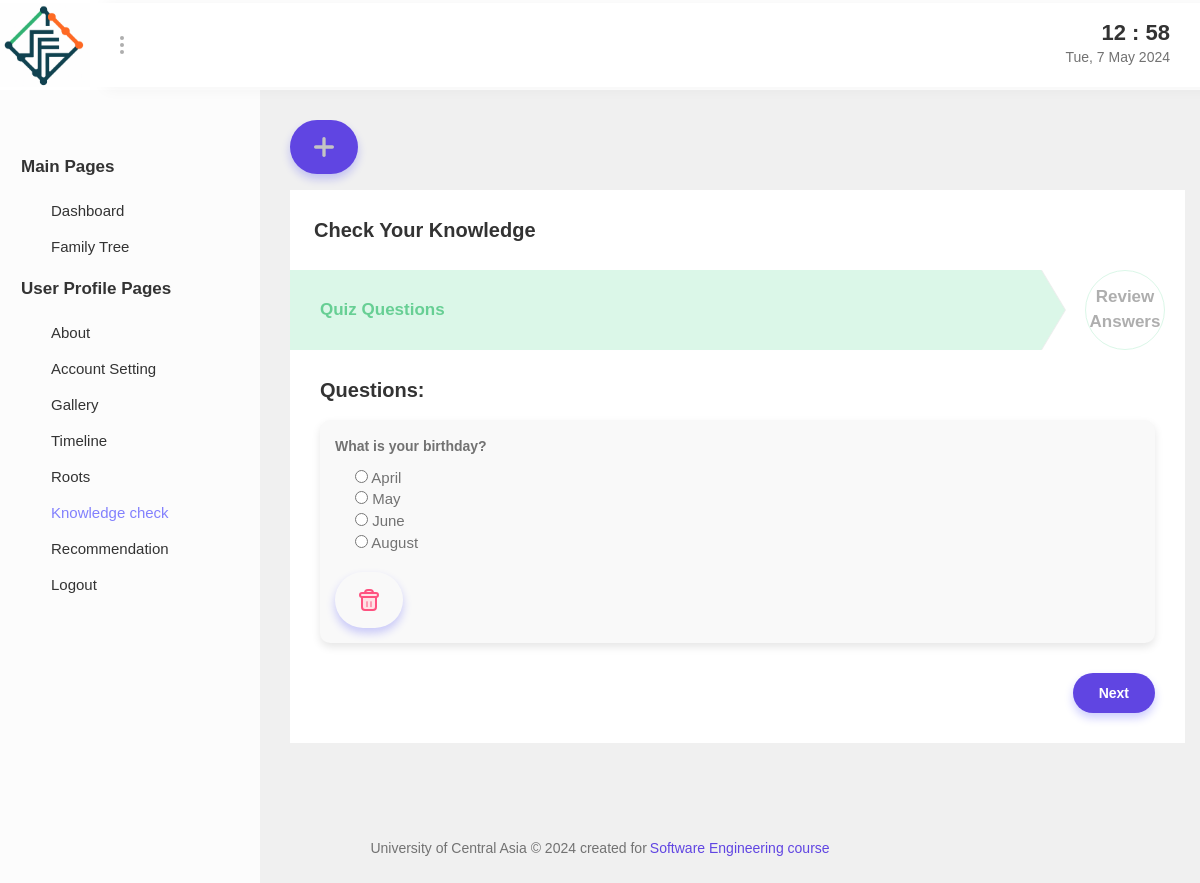
The app's page /quiz/ (signed in), older data.
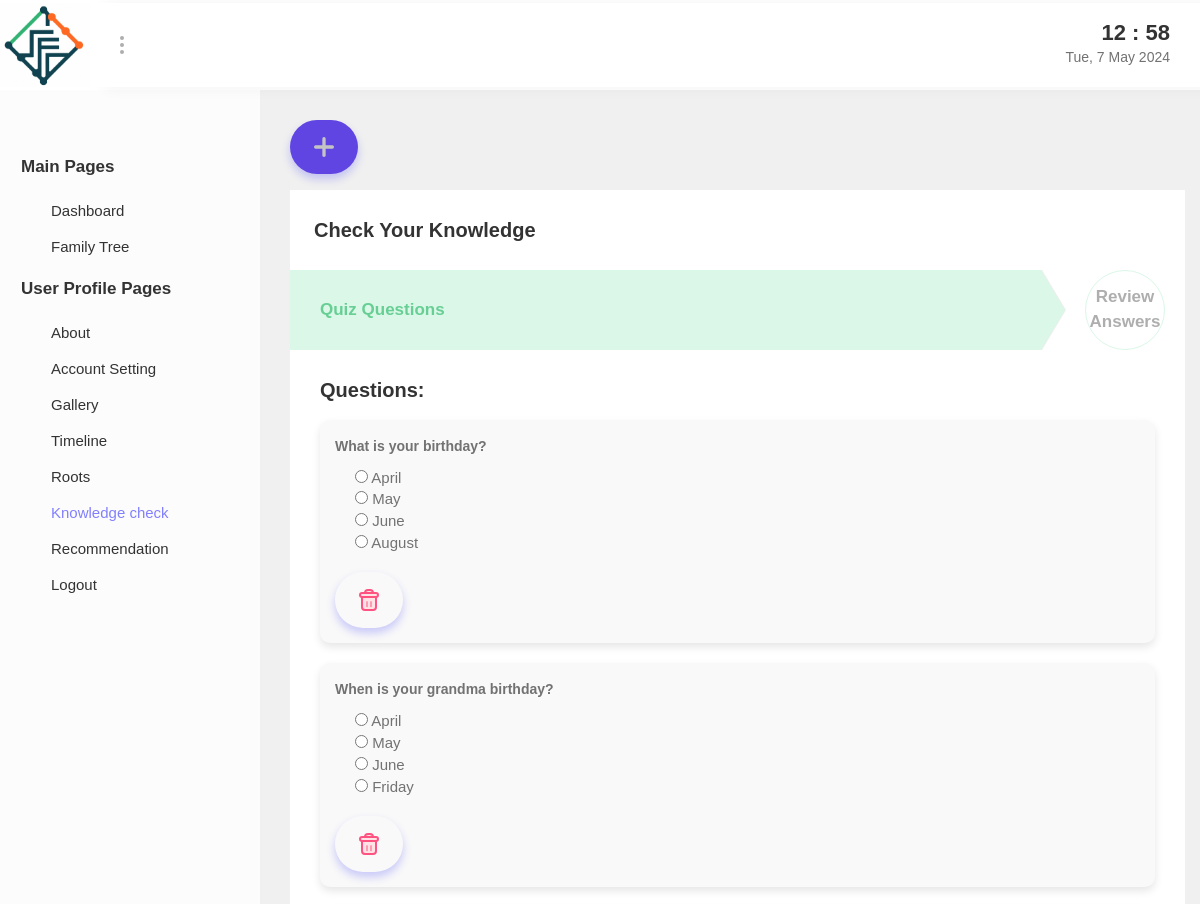
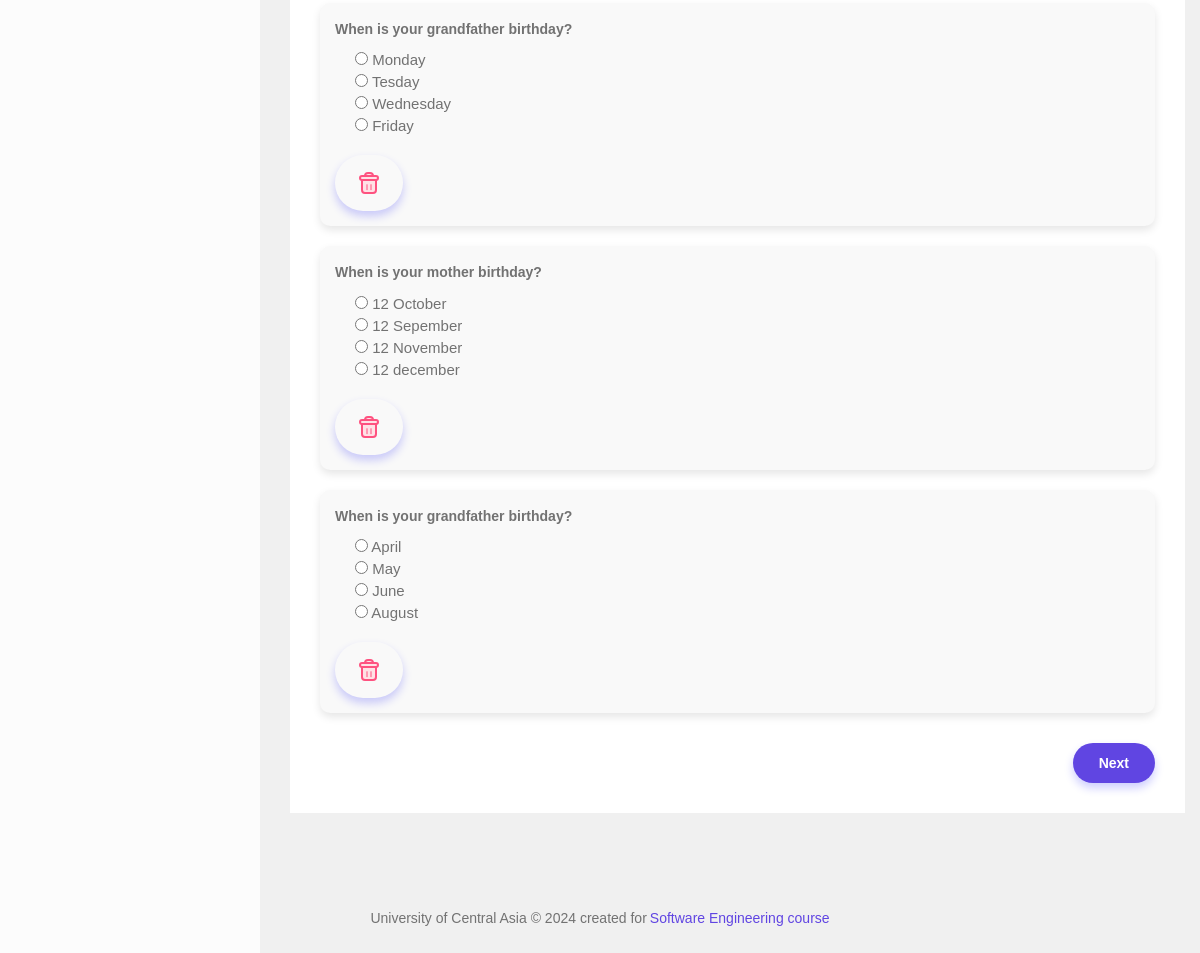
The same page, newer data (2 pictures, top to bottom).
### apps/core/models.py (models this page shows, shortened)
class Question(models.Model):
    user = models.ForeignKey(CustomUser, on_delete=models.CASCADE, related_name='questions', null=True, blank=True)
    question_text = models.TextField()
    option_one = models.CharField(max_length=200)
    option_two = models.CharField(max_length=200)
    option_three = models.CharField(max_length=200)
    option_four = models.CharField(max_length=200)
    correct_answer = models.CharField(max_length=200)

### apps/core/views.py (the view, shortened to what this page needs)
# urls.py: path('quiz/', views.quiz, name='quiz'),
@login_required
def quiz(request):
    try:
        questions = Question.objects.filter(user=request.user)
        return render(request, 'core/quiz/quiz.html', {'questions': questions})
    except Exception as e:
        logger.exception("An error occurred in quiz view: %s", str(e))
        return render(request, 'core/miscellaneous/404.html')

### templates/core/quiz/quiz.html (shortened to what the changed rows need)
<!DOCTYPE html>
{% load static %}
<html lang="zxx">
<head>
   <link rel="stylesheet" href="{% static 'bootstrap/css/bootstrap.min.css' %}">
   <link rel="stylesheet" href="{% static 'fonts/icofont/icofont.min.css' %}">
   <link rel="stylesheet" href="{% static 'plugins/perfect-scrollbar/perfect-scrollbar.min.css' %}">
   <link href="{% static 'plugins/jquery-smartwizard/smart_wizard_all.min.css' %}" rel="stylesheet" type="text/css" />
   <link rel="stylesheet" href="{% static 'css/style.css' %}">
</head>
<body>
    <div class="wrapper">
        <div class="main-wrapper">
            <div class="main-content">
                <div class="container-fluid">
                    <div class="row">
                        <div class="col-12">
                            <div class="card mb-30">
                                <form method="post" action="{% url 'quiz' %}">
                                    <div id="smartwizard">
                                        <div class="tab-content">
                                            <div id="step-1" class="tab-pane" role="tabpanel">
                                                <div class="card-body">
                                                    {% if questions %}
                                                        {% for question in questions %}
                                                            <div style="background-color: #f9f9f9; border-radius: 10px; padding: 15px; box-shadow: 0 4px 8px rgba(0, 0, 0, 0.1); margin-bottom: 20px;">
                                                                <label style="font-size: 14px; font-weight: bold; margin-bottom: 10px;">{{ forloop.count }} {{ question.question_text }}</label>
                                                                <div style="margin-left: 20px; margin-bottom: 10px;">
                                                                    <input type="radio" id="option1_{{question.id}}" name="{{ question.id }}" value="{{ question.option_one }}"> {{ question.option_one }}<br>
                                                                    <input type="radio" id="option2_{{question.id}}" name="{{ question.id }}" value="{{ question.option_two }}"> {{ question.option_two }}<br>
                                                                    <input type="radio" id="option3_{{question.id}}" name="{{ question.id }}" value="{{ question.option_three }}"> {{ question.option_three }}<br>
                                                                    <input type="radio" id="option4_{{question.id}}" name="{{ question.id }}" value="{{ question.option_four }}"> {{ question.option_four }}<br>
                                                                </div>
                                                                <button type="button" class="btn btn-danger mt-2 delete-question" data-question-id="{{ question.id }}" style="background-color: transparent; border: none; transition: filter 0.3s;" onmouseover="this.style.filter='brightness(50%)'" onmouseout="this.style.filter='brightness(100%)'">
                                                                    <img src="{% static 'img/svg/delete.svg' %}" alt="Delete" width="20" height="20">
                                                                </button>
                                                            </div>
                                                        {% endfor %}
                                                    {% else %}
                                                        <div>Please add questions by clicking the button in the top left corner.</div>
                                                    {% endif %}
                                                </div>
                                            </div>
                                        </div>
                                    </div>
                                </form>
                            </div>
                        </div>
                    </div>
                </div>
            </div>
        </div>
    </div>
</body>
</html>

Row changes from the older to the newer data that the page shows:
added Question: question_text "When is your grandma birthday?", option_one "April", option_two "May", option_three "June", option_four "Friday"
added Question: question_text "When is your grandfather birthday?", option_one "Monday", option_two "Tesday", option_three "Wednesday", option_four "Friday"
added Question: question_text "When is your mother birthday?", option_one "12 October", option_two "12 Sepember", option_three "12 November", option_four "12 december"
added Question: question_text "When is your grandfather birthday?", option_one "April", option_two "May", option_three "June", option_four "August"
